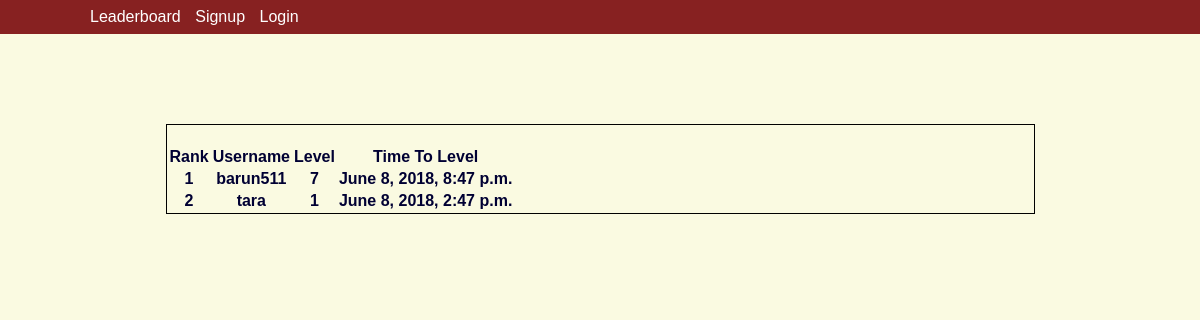
The app's page /leaderboard/, older data.
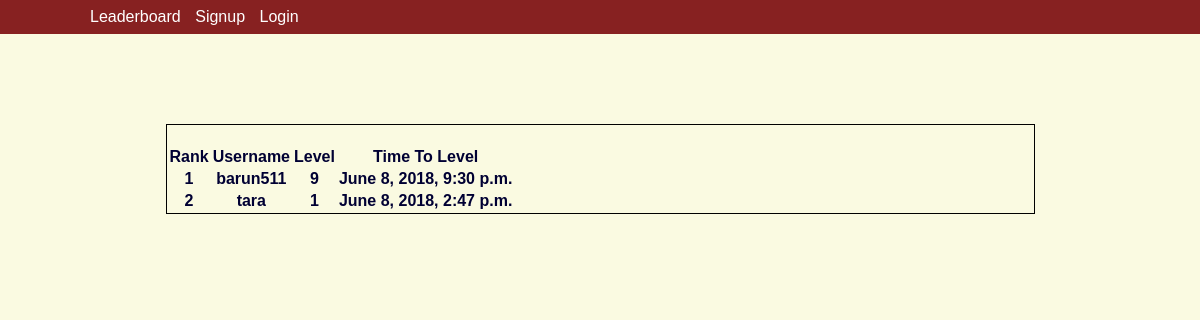
The same page, newer data.
### hunt/models.py (models this page shows, shortened)
class Profile(models.Model):
        user = models.OneToOneField(User, on_delete=models.CASCADE)
        level = models.IntegerField(default=0)
        time_of_level = models.DateTimeField(auto_now=True)

### hunt/views.py (the view)
# urls.py: url(r'^leaderboard/?$', views.leaderboard, name="leaderboard"),
def leaderboard(request):
    ranked_list = Profile.objects.order_by('-level','time_of_level')
    return render(request, 'leaderboard.html', {'ranked_list' : ranked_list})

### hunt/templates/leaderboard.html
{% extends 'base.html' %}
{% block 'content' %}
<div class="level">
	<table>
	<tr>
		<th> Rank </th>
		<th> Username </th>
		<th> Level </th>
		<th> Time To Level </th>
	</tr>
	{% for user in ranked_list %}
	<tr>
		<th> {{ forloop.counter }} </th>
		<th> {{ user.user.username }} </th>
		<th> {{ user.level }} </th>
		<th> {{user.time_of_level}}</th>
	</tr>
	{% endfor %}
</div>
{% endblock %}

Row changes from the older to the newer data that the page shows:
changed Profile "barun511": level "7" → "9"; time_of_level "June 8, 2018, 8:47 p.m." → "June 8, 2018, 9:30 p.m."
